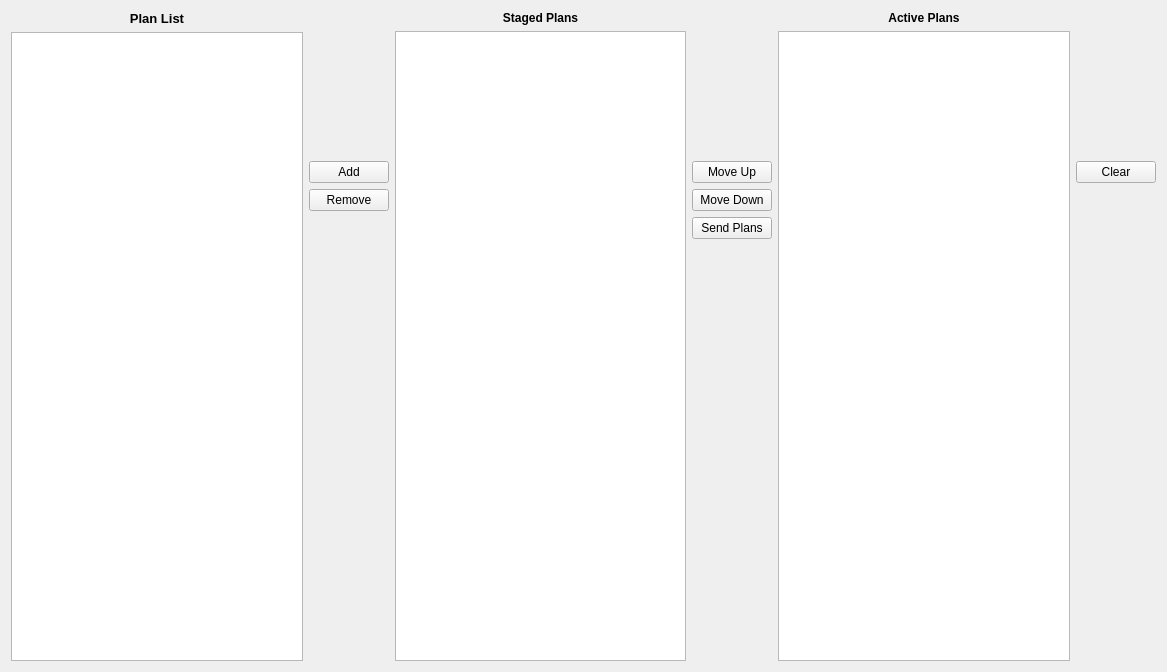
<?xml version="1.0" encoding="UTF-8"?>
<ui version="4.0">
 <class>PlexilPlanSelection</class>
 <widget class="QWidget" name="PlexilPlanSelection">
  <property name="geometry">
   <rect>
    <x>0</x>
    <y>0</y>
    <width>1167</width>
    <height>672</height>
   </rect>
  </property>
  <property name="windowTitle">
   <string>PlexilPlanSelection</string>
  </property>
  <layout class="QVBoxLayout" name="verticalLayout_3">
   <item>
    <layout class="QHBoxLayout" name="horizontalLayout">
     <item>
      <layout class="QVBoxLayout" name="verticalLayout_6">
       <item>
        <widget class="QLabel" name="planListLabel">
         <property name="font">
          <font>
           <pointsize>10</pointsize>
           <weight>75</weight>
           <bold>true</bold>
          </font>
         </property>
         <property name="text">
          <string>Plan List</string>
         </property>
         <property name="scaledContents">
          <bool>false</bool>
         </property>
         <property name="alignment">
          <set>Qt::AlignCenter</set>
         </property>
         <property name="textInteractionFlags">
          <set>Qt::NoTextInteraction</set>
         </property>
        </widget>
       </item>
       <item>
        <widget class="QListWidget" name="planList">
         <property name="editTriggers">
          <set>QAbstractItemView::NoEditTriggers</set>
         </property>
         <property name="selectionMode">
          <enum>QAbstractItemView::MultiSelection</enum>
         </property>
        </widget>
       </item>
      </layout>
     </item>
     <item>
      <layout class="QVBoxLayout" name="verticalLayout">
       <item>
        <spacer name="verticalSpacer_4">
         <property name="orientation">
          <enum>Qt::Vertical</enum>
         </property>
         <property name="sizeType">
          <enum>QSizePolicy::Maximum</enum>
         </property>
         <property name="sizeHint" stdset="0">
          <size>
           <width>20</width>
           <height>150</height>
          </size>
         </property>
        </spacer>
       </item>
       <item>
        <widget class="QPushButton" name="addButton">
         <property name="text">
          <string>Add</string>
         </property>
        </widget>
       </item>
       <item>
        <widget class="QPushButton" name="removeButton">
         <property name="text">
          <string>Remove</string>
         </property>
        </widget>
       </item>
       <item>
        <spacer name="verticalSpacer">
         <property name="orientation">
          <enum>Qt::Vertical</enum>
         </property>
         <property name="sizeHint" stdset="0">
          <size>
           <width>20</width>
           <height>40</height>
          </size>
         </property>
        </spacer>
       </item>
      </layout>
     </item>
     <item>
      <layout class="QVBoxLayout" name="verticalLayout_7">
       <item>
        <widget class="QLabel" name="queueTableLabel">
         <property name="font">
          <font>
           <weight>75</weight>
           <bold>true</bold>
          </font>
         </property>
         <property name="text">
          <string>Staged Plans</string>
         </property>
         <property name="alignment">
          <set>Qt::AlignCenter</set>
         </property>
        </widget>
       </item>
       <item>
        <widget class="QTableWidget" name="planQueueTable">
         <property name="editTriggers">
          <set>QAbstractItemView::NoEditTriggers</set>
         </property>
         <property name="dragDropOverwriteMode">
          <bool>true</bool>
         </property>
         <property name="dragDropMode">
          <enum>QAbstractItemView::NoDragDrop</enum>
         </property>
         <property name="selectionMode">
          <enum>QAbstractItemView::SingleSelection</enum>
         </property>
         <attribute name="horizontalHeaderVisible">
          <bool>false</bool>
         </attribute>
         <attribute name="horizontalHeaderStretchLastSection">
          <bool>true</bool>
         </attribute>
        </widget>
       </item>
      </layout>
     </item>
     <item>
      <layout class="QVBoxLayout" name="verticalLayout_2">
       <item>
        <spacer name="verticalSpacer_2">
         <property name="orientation">
          <enum>Qt::Vertical</enum>
         </property>
         <property name="sizeType">
          <enum>QSizePolicy::Maximum</enum>
         </property>
         <property name="sizeHint" stdset="0">
          <size>
           <width>20</width>
           <height>150</height>
          </size>
         </property>
        </spacer>
       </item>
       <item>
        <widget class="QPushButton" name="upButton">
         <property name="text">
          <string>Move Up</string>
         </property>
        </widget>
       </item>
       <item>
        <widget class="QPushButton" name="downButton">
         <property name="text">
          <string>Move Down</string>
         </property>
        </widget>
       </item>
       <item>
        <widget class="QPushButton" name="sendButton">
         <property name="text">
          <string>Send Plans</string>
         </property>
        </widget>
       </item>
       <item>
        <spacer name="verticalSpacer_3">
         <property name="orientation">
          <enum>Qt::Vertical</enum>
         </property>
         <property name="sizeType">
          <enum>QSizePolicy::Expanding</enum>
         </property>
         <property name="sizeHint" stdset="0">
          <size>
           <width>20</width>
           <height>40</height>
          </size>
         </property>
        </spacer>
       </item>
      </layout>
     </item>
     <item>
      <layout class="QVBoxLayout" name="verticalLayout_8">
       <item>
        <widget class="QLabel" name="label_2">
         <property name="font">
          <font>
           <weight>75</weight>
           <bold>true</bold>
          </font>
         </property>
         <property name="text">
          <string>Active Plans</string>
         </property>
         <property name="alignment">
          <set>Qt::AlignCenter</set>
         </property>
        </widget>
       </item>
       <item>
        <widget class="QTableWidget" name="sentPlansTable">
         <property name="editTriggers">
          <set>QAbstractItemView::NoEditTriggers</set>
         </property>
         <property name="selectionMode">
          <enum>QAbstractItemView::NoSelection</enum>
         </property>
         <attribute name="horizontalHeaderVisible">
          <bool>false</bool>
         </attribute>
         <attribute name="horizontalHeaderCascadingSectionResizes">
          <bool>true</bool>
         </attribute>
         <attribute name="horizontalHeaderMinimumSectionSize">
          <number>100</number>
         </attribute>
         <attribute name="horizontalHeaderStretchLastSection">
          <bool>true</bool>
         </attribute>
         <attribute name="verticalHeaderVisible">
          <bool>true</bool>
         </attribute>
         <attribute name="verticalHeaderStretchLastSection">
          <bool>false</bool>
         </attribute>
        </widget>
       </item>
      </layout>
     </item>
     <item>
      <layout class="QVBoxLayout" name="verticalLayout_5">
       <item>
        <spacer name="verticalSpacer_5">
         <property name="orientation">
          <enum>Qt::Vertical</enum>
         </property>
         <property name="sizeType">
          <enum>QSizePolicy::Maximum</enum>
         </property>
         <property name="sizeHint" stdset="0">
          <size>
           <width>20</width>
           <height>150</height>
          </size>
         </property>
        </spacer>
       </item>
       <item>
        <widget class="QPushButton" name="resetButton">
         <property name="text">
          <string>Clear</string>
         </property>
        </widget>
       </item>
       <item>
        <spacer name="verticalSpacer_6">
         <property name="orientation">
          <enum>Qt::Vertical</enum>
         </property>
         <property name="sizeHint" stdset="0">
          <size>
           <width>20</width>
           <height>40</height>
          </size>
         </property>
        </spacer>
       </item>
      </layout>
     </item>
    </layout>
   </item>
   <item>
    <layout class="QVBoxLayout" name="verticalLayout_4"/>
   </item>
  </layout>
 </widget>
 <resources/>
 <connections/>
</ui>
